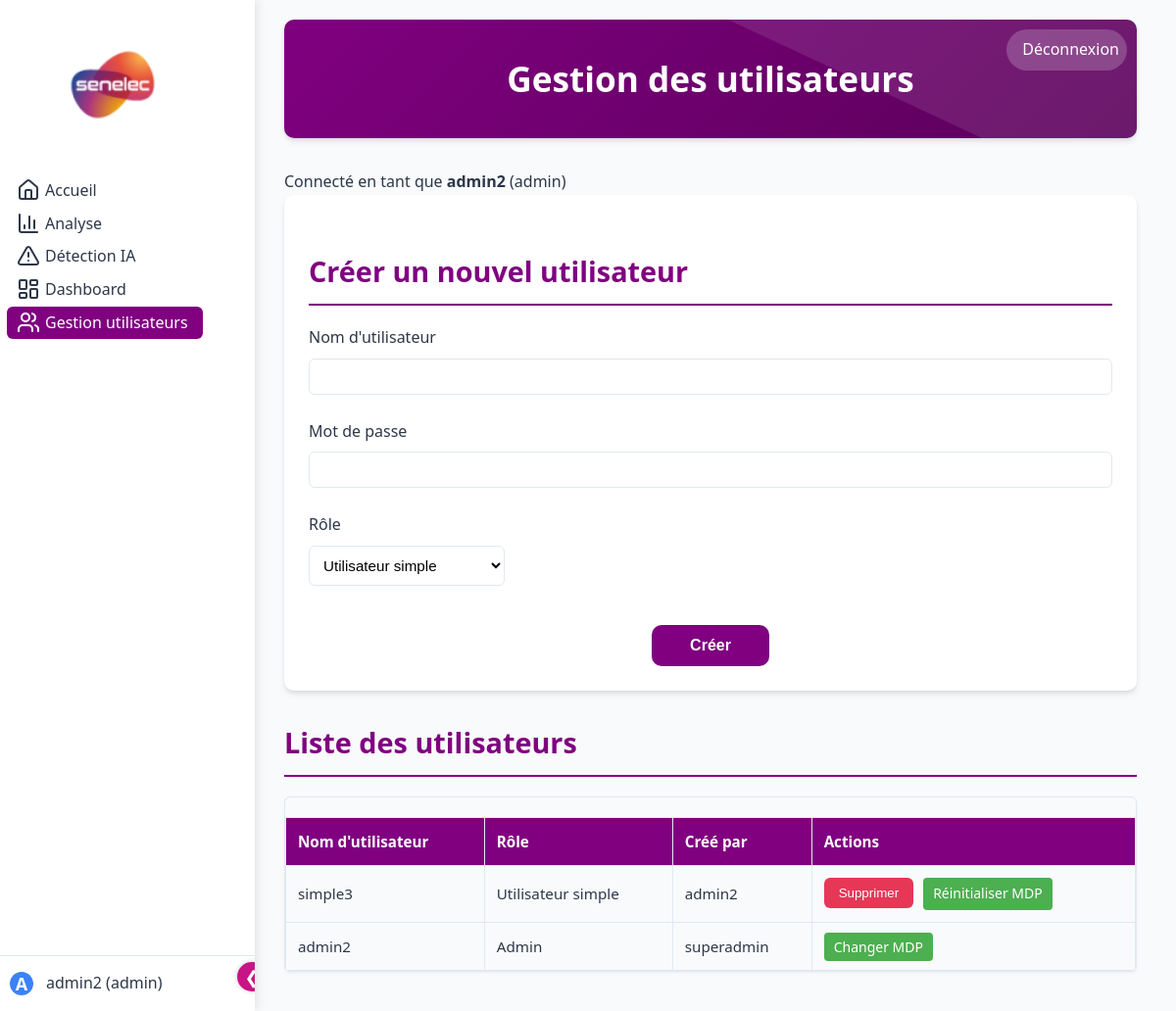
Screenshot of /users (signed in) with the database file from the repository.
### backend/database.py (models this page shows)
class UserDB(Base):
    __tablename__ = "users"
    username = Column(String, primary_key=True, index=True)
    password_hash = Column(String, nullable=False)
    role = Column(String, nullable=False)
    created_by = Column(String, nullable=True)

### backend/main.py (the view)
@app.get("/users")
async def users_page(
    request: Request,
    current_user: User = Depends(require_auth),
    db: Session = Depends(get_db)
):
    users = list_visible_users(db, current_user)
    return templates.TemplateResponse("users.html", {
        "request": request,
        "users": users,
        "current_user": current_user
    })

### templates/users.html (shortened to what this page needs)
{% block content %}
<!DOCTYPE html>
<html lang="fr">
<head>
    <link rel="stylesheet" href="/static/style.css">
</head>
<body>
    {% include "navbar.html" %}
    <div class="full-width-container">
        <header class="page-header">
            <a href="/logout" class="header-logout">
                <span>Déconnexion</span>
            </a>
            <h1>Gestion des utilisateurs</h1>
        </header>
        <div class="container">
            <div class="user-info-box">
                <span>Connecté en tant que <strong>{{ current_user.username }}</strong> ({{ current_user.role }})</span>
            </div>
            {% if current_user.role in ["super_admin", "admin"] %}
            <div class="create-user-section">
                <h2>Créer un nouvel utilisateur</h2>
                <form method="post" action="/users/create" class="user-form" autocomplete="off">
                    <div class="form-group">
                        <label for="username">Nom d'utilisateur</label>
                        <input type="text" id="username" name="username" required autocomplete="off">
                    </div>
                    <div class="form-group">
                        <label for="password">Mot de passe</label>
                        <input type="password" id="password" name="password" required autocomplete="new-password">
                    </div>
                    <div class="form-group">
                        <label for="role">Rôle</label>
                        <select id="role" name="role" required>
                            <option value="simple">Utilisateur simple</option>
                        </select>
                    </div>
                    <button type="submit" class="submit-btn">Créer</button>
                </form>
            </div>
            {% endif %}
            <div class="users-list-section">
                <h2>Liste des utilisateurs</h2>
                {% if users %}
                <div class="table-container">
                    <table class="users-table">
                        <thead>
                            <tr>
                                <th>Nom d'utilisateur</th>
                                <th>Rôle</th>
                                <th>Créé par</th>
                                <th>Actions</th>
                            </tr>
                        </thead>
                        <tbody>
                            {% for user in users %}
                            <tr>
                                <td>{{ user.username }}</td>
                                <td>
                                    {% if user.role == "super_admin" %}
                                    Super Admin
                                    {% elif user.role == "admin" %}
                                    Admin
                                    {% else %}
                                    Utilisateur simple
                                    {% endif %}
                                </td>
                                <td>{{ user.created_by }}</td>
                                <td>
                                    {% if user.username != current_user.username %}
                                    <div class="user-actions">
                                        <form method="post" action="/users/delete/{{ user.username }}" onsubmit="return confirm('Êtes-vous sûr de vouloir supprimer cet utilisateur ?');">
                                            <button type="submit" class="delete-btn"
                                                {% if current_user.role == 'admin' and (user.role != 'simple' or user.created_by != current_user.username) %}disabled{% endif %}>
                                                Supprimer
                                            </button>
                                        </form>
                                        {% if current_user.role in ['super_admin', 'admin'] and (current_user.role == 'super_admin' or (user.role == 'simple' and user.created_by == current_user.username)) %}
                                        <a href="/reset-password/{{ user.username }}" class="reset-btn">Réinitialiser MDP</a>
                                        {% endif %}
                                    </div>
                                    {% else %}
                                    <a href="/change-password" class="change-btn">Changer MDP</a>
                                    {% endif %}
                                </td>
                            </tr>
                            {% endfor %}
                        </tbody>
                    </table>
                </div>
                {% else %}
                <p class="no-users">Aucun utilisateur à afficher.</p>
                {% endif %}
            </div>
        </div>
    </div>
</body>
{% endblock %}

### templates/navbar.html (shortened to what this page needs)
<nav class="main-nav" id="sidebar">
    <div id="toggle-btn" onclick="toggleSidebar()">❮</div>
    <div class="nav-header">
        <div class="logo-container">
            <img src="/static/logo-senelec.png" alt="Logo SENELEC" class="logo-img">
        </div>
    </div>
    <div class="nav-links">
        <a href="/accueil" class="nav-link {% if request.url.path == '/accueil' %}active{% endif %}">
            <i data-lucide="home" class="nav-icon"></i>
            <span class="nav-text">Accueil</span>
        </a>
        <a href="/analyse" class="nav-link {% if request.url.path == '/analyse' %}active{% endif %}">
            <i data-lucide="bar-chart-3" class="nav-icon"></i>
            <span class="nav-text">Analyse</span>
        </a>
        <a href="/anomaly-detection" class="nav-link {% if request.url.path == '/anomaly-detection' %}active{% endif %}">
            <i data-lucide="alert-triangle" class="nav-icon"></i>
            <span class="nav-text">Détection IA</span>
        </a>
        <a href="/dashboard" class="nav-link {% if request.url.path == '/dashboard' %}active{% endif %}">
            <i data-lucide="layout-dashboard" class="nav-icon"></i>
            <span class="nav-text">Dashboard</span>
        </a>
        {% if current_user and current_user.role in ["super_admin", "admin"] %}
        <a href="/users" class="nav-link {% if request.url.path == '/users' %}active{% endif %}">
            <i data-lucide="users" class="nav-icon"></i>
            <span class="nav-text">Gestion utilisateurs</span>
        </a>
        {% endif %}
    </div>
    {% if current_user %}
    <div class="user-info-bottom">
        <span class="nav-icon user-circle">
            {{ current_user.username[0]|upper }}
        </span>
        <span class="nav-text">{{ current_user.username }} ({{ current_user.role }})</span>
    </div>
    {% endif %}
</nav>

### rows the page displays
UserDB: role "admin", username "admin2", shows "Admin", created_by "superadmin", shows "Changer MDP"
UserDB: username "simple3", role "Utilisateur simple", created_by "admin2"

### other values shown
{{ current_user.username[0]|upper }} "A"
{{ current_user.username }} "admin2"
